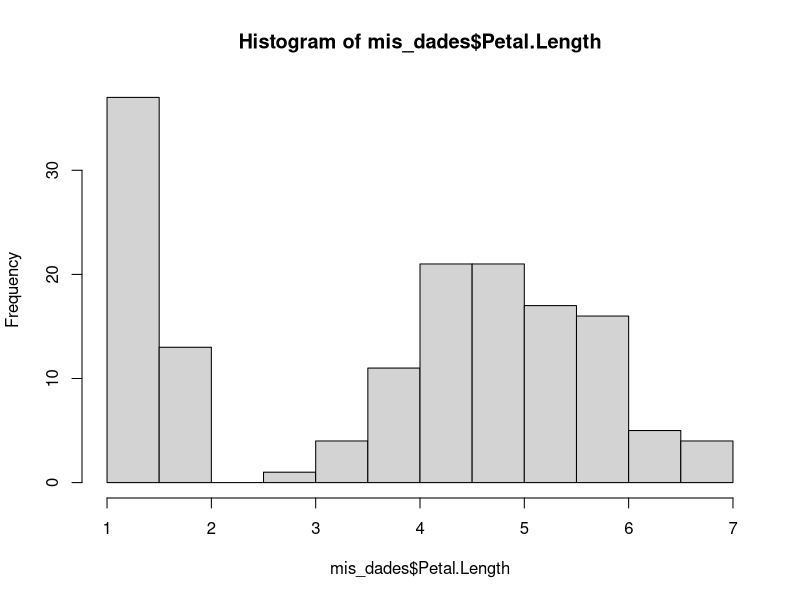
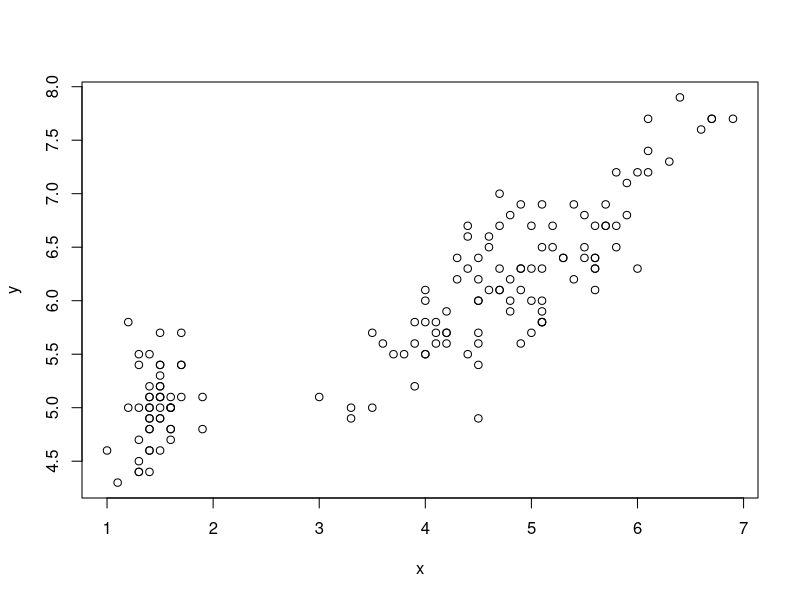
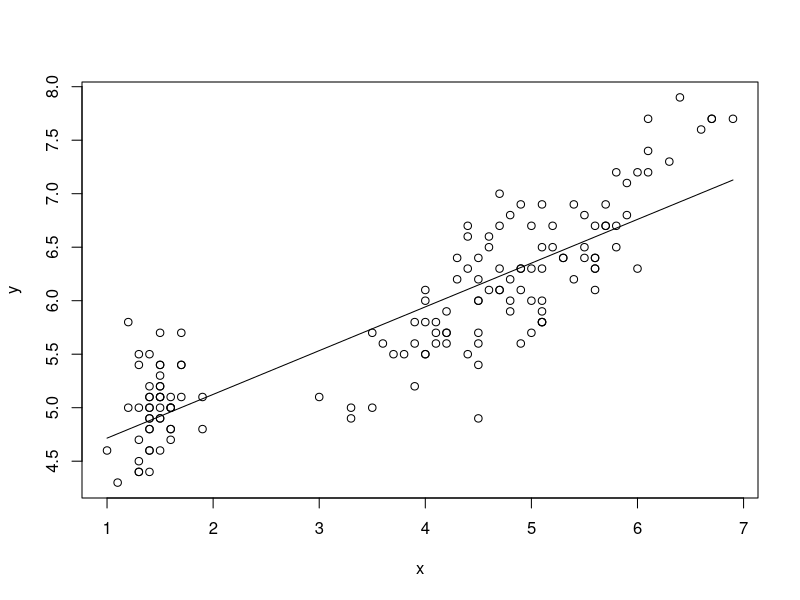

These charts were generated, in order, by the following R code:
#Codigo para problema 2

mis_dades <- iris
dim(mis_dades)
names(mis_dades)
mis_dades$Petal.Length
mean(mis_dades$Petal.Length)
sd(mis_dades$Petal.Length)
hist(mis_dades$Petal.Length)

x<-mis_dades$Petal.Length
y<-mis_dades$Sepal.Length
plot(x,y)

#pregunta 1 (pendent (m)):

m<-sum((x-mean(x))*(y-mean(y)))/sum((x-mean(x))^2)

#consola respon 0.4089223, m = 0.4089223
m

#pregunta 2, recta de regressio
b <- mean(y)-m*mean(x)
#b és la recta de regressio


#pregunta 3, predicció amb valor 1.5 donat
m*1.5+b


#tot resolt, pero ara ho resol d'una manera mes senzilla

mod<-lm(y~x)
summary(mod)

ypredict <- predict(mod, data.frame(x=x))

plot(x,y)
lines(x, ypredict)

#coeficient de determinacio
Rsq <- sum((ypredict-mean(y))^2)/sum((y-mean(y))^2)
Rsq
summary(mod)
